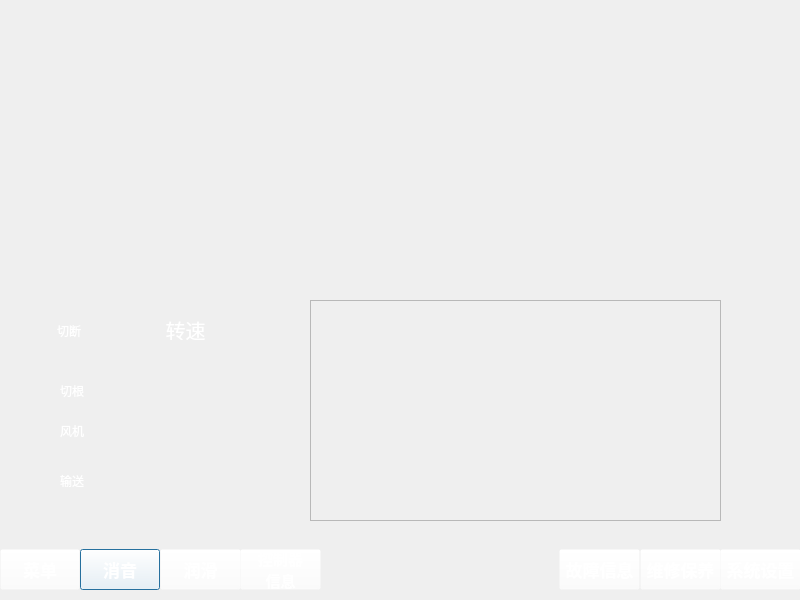
<?xml version="1.0" encoding="UTF-8"?>
<ui version="4.0">
 <class>Dialog</class>
 <widget class="QDialog" name="Dialog">
  <property name="geometry">
   <rect>
    <x>0</x>
    <y>0</y>
    <width>800</width>
    <height>600</height>
   </rect>
  </property>
  <property name="windowTitle">
   <string>Dialog</string>
  </property>
  <property name="styleSheet">
   <string notr="true"/>
  </property>
  <layout class="QGridLayout" name="gridLayout">
   <property name="leftMargin">
    <number>0</number>
   </property>
   <property name="topMargin">
    <number>0</number>
   </property>
   <property name="rightMargin">
    <number>0</number>
   </property>
   <property name="bottomMargin">
    <number>0</number>
   </property>
   <property name="spacing">
    <number>0</number>
   </property>
   <item row="0" column="0">
    <widget class="QStackedWidget" name="stackedWidget">
     <property name="autoFillBackground">
      <bool>true</bool>
     </property>
     <property name="styleSheet">
      <string notr="true">QWidget#sysSetting{image: url(:/images/ui/images/UI_wd/main_set.jpg);}</string>
     </property>
     <widget class="QWidget" name="main">
      <property name="styleSheet">
       <string notr="true">QWidget#main{image: url(:/images/background-image);}</string>
      </property>
      <widget class="QLabel" name="label_260">
       <property name="geometry">
        <rect>
         <x>27</x>
         <y>320</y>
         <width>54</width>
         <height>21</height>
        </rect>
       </property>
       <property name="styleSheet">
        <string notr="true">color:rgb(255, 255, 255)</string>
       </property>
       <property name="text">
        <string>切断</string>
       </property>
       <property name="alignment">
        <set>Qt::AlignRight|Qt::AlignTrailing|Qt::AlignVCenter</set>
       </property>
      </widget>
      <widget class="QPushButton" name="pushButton_jingyin">
       <property name="geometry">
        <rect>
         <x>80</x>
         <y>549</y>
         <width>80</width>
         <height>41</height>
        </rect>
       </property>
       <property name="font">
        <font>
         <pointsize>13</pointsize>
         <weight>75</weight>
         <bold>true</bold>
        </font>
       </property>
       <property name="styleSheet">
        <string notr="true">background-color: rgba(255, 255, 255, 0);
color: rgb(255, 255, 255);</string>
       </property>
       <property name="text">
        <string>消音</string>
       </property>
       <property name="shortcut">
        <string>F2</string>
       </property>
      </widget>
      <widget class="QPushButton" name="pushButton_info">
       <property name="geometry">
        <rect>
         <x>559</x>
         <y>549</y>
         <width>81</width>
         <height>41</height>
        </rect>
       </property>
       <property name="font">
        <font>
         <pointsize>13</pointsize>
         <weight>75</weight>
         <bold>true</bold>
        </font>
       </property>
       <property name="styleSheet">
        <string notr="true">background-color: rgba(255, 255, 255, 0);
color: rgb(255, 255, 255);</string>
       </property>
       <property name="text">
        <string>故障信息</string>
       </property>
       <property name="iconSize">
        <size>
         <width>48</width>
         <height>48</height>
        </size>
       </property>
       <property name="shortcut">
        <string>F8</string>
       </property>
      </widget>
      <widget class="QPushButton" name="pushButton_weixiu">
       <property name="geometry">
        <rect>
         <x>640</x>
         <y>549</y>
         <width>81</width>
         <height>41</height>
        </rect>
       </property>
       <property name="font">
        <font>
         <pointsize>13</pointsize>
         <weight>75</weight>
         <bold>true</bold>
        </font>
       </property>
       <property name="styleSheet">
        <string notr="true">background-color: rgba(255, 255, 255, 0);
color: rgb(255, 255, 255);</string>
       </property>
       <property name="text">
        <string>维修保养</string>
       </property>
       <property name="iconSize">
        <size>
         <width>48</width>
         <height>48</height>
        </size>
       </property>
       <property name="shortcut">
        <string>1</string>
       </property>
      </widget>
      <widget class="QLabel" name="label_259">
       <property name="geometry">
        <rect>
         <x>30</x>
         <y>380</y>
         <width>54</width>
         <height>21</height>
        </rect>
       </property>
       <property name="styleSheet">
        <string notr="true">color:rgb(255, 255, 255)</string>
       </property>
       <property name="text">
        <string>切根</string>
       </property>
       <property name="alignment">
        <set>Qt::AlignRight|Qt::AlignTrailing|Qt::AlignVCenter</set>
       </property>
      </widget>
      <widget class="QLabel" name="label">
       <property name="geometry">
        <rect>
         <x>140</x>
         <y>320</y>
         <width>91</width>
         <height>20</height>
        </rect>
       </property>
       <property name="font">
        <font>
         <pointsize>15</pointsize>
         <weight>50</weight>
         <bold>false</bold>
        </font>
       </property>
       <property name="styleSheet">
        <string notr="true">color:rgb(255, 255, 255)</string>
       </property>
       <property name="text">
        <string>转速</string>
       </property>
       <property name="alignment">
        <set>Qt::AlignCenter</set>
       </property>
       <property name="wordWrap">
        <bool>false</bool>
       </property>
      </widget>
      <widget class="QPushButton" name="pushButton_menu">
       <property name="geometry">
        <rect>
         <x>0</x>
         <y>549</y>
         <width>80</width>
         <height>41</height>
        </rect>
       </property>
       <property name="font">
        <font>
         <pointsize>13</pointsize>
         <weight>75</weight>
         <bold>true</bold>
        </font>
       </property>
       <property name="styleSheet">
        <string notr="true">background-color: rgba(255, 255, 255, 0);
color: rgb(255, 255, 255);</string>
       </property>
       <property name="text">
        <string>菜单</string>
       </property>
       <property name="shortcut">
        <string>F1</string>
       </property>
      </widget>
      <widget class="QPushButton" name="pushButton_system_set">
       <property name="geometry">
        <rect>
         <x>720</x>
         <y>549</y>
         <width>81</width>
         <height>41</height>
        </rect>
       </property>
       <property name="font">
        <font>
         <pointsize>13</pointsize>
         <weight>75</weight>
         <bold>true</bold>
        </font>
       </property>
       <property name="styleSheet">
        <string notr="true">background-color: rgba(255, 255, 255, 0);
color: rgb(255, 255, 255);</string>
       </property>
       <property name="text">
        <string>系统设置</string>
       </property>
       <property name="shortcut">
        <string>F10</string>
       </property>
      </widget>
      <widget class="QPushButton" name="pushButton_runhua">
       <property name="geometry">
        <rect>
         <x>160</x>
         <y>549</y>
         <width>81</width>
         <height>41</height>
        </rect>
       </property>
       <property name="font">
        <font>
         <pointsize>13</pointsize>
         <weight>75</weight>
         <bold>true</bold>
        </font>
       </property>
       <property name="styleSheet">
        <string notr="true">background-color: rgba(255, 255, 255, 0);
color: rgb(255, 255, 255);</string>
       </property>
       <property name="text">
        <string>润滑</string>
       </property>
       <property name="shortcut">
        <string>F3</string>
       </property>
      </widget>
      <widget class="QFrame" name="vehicle">
       <property name="geometry">
        <rect>
         <x>310</x>
         <y>300</y>
         <width>411</width>
         <height>221</height>
        </rect>
       </property>
       <property name="styleSheet">
        <string notr="true">QFrame#vehicle{image: url(:/images/vehicles-image);}</string>
       </property>
       <property name="frameShape">
        <enum>QFrame::StyledPanel</enum>
       </property>
       <property name="frameShadow">
        <enum>QFrame::Raised</enum>
       </property>
       <widget class="QLabel" name="label_qieshao_3">
        <property name="geometry">
         <rect>
          <x>330</x>
          <y>0</y>
          <width>101</width>
          <height>41</height>
         </rect>
        </property>
        <property name="text">
         <string/>
        </property>
        <property name="pixmap">
         <pixmap resource="../../HMIFramework.qrc">:/images/ui/images/gzj_new/qxxz_green.png</pixmap>
        </property>
       </widget>
      </widget>
      <widget class="QLabel" name="label_258">
       <property name="geometry">
        <rect>
         <x>30</x>
         <y>420</y>
         <width>54</width>
         <height>21</height>
        </rect>
       </property>
       <property name="styleSheet">
        <string notr="true">color:rgb(255, 255, 255)</string>
       </property>
       <property name="text">
        <string>风机</string>
       </property>
       <property name="alignment">
        <set>Qt::AlignRight|Qt::AlignTrailing|Qt::AlignVCenter</set>
       </property>
      </widget>
      <widget class="QLabel" name="label_261">
       <property name="geometry">
        <rect>
         <x>30</x>
         <y>470</y>
         <width>54</width>
         <height>21</height>
        </rect>
       </property>
       <property name="styleSheet">
        <string notr="true">color:rgb(255, 255, 255)</string>
       </property>
       <property name="text">
        <string>输送</string>
       </property>
       <property name="alignment">
        <set>Qt::AlignRight|Qt::AlignTrailing|Qt::AlignVCenter</set>
       </property>
      </widget>
      <widget class="QPushButton" name="pushButton_io_status">
       <property name="geometry">
        <rect>
         <x>240</x>
         <y>549</y>
         <width>81</width>
         <height>41</height>
        </rect>
       </property>
       <property name="font">
        <font>
         <pointsize>11</pointsize>
         <weight>75</weight>
         <bold>true</bold>
        </font>
       </property>
       <property name="styleSheet">
        <string notr="true">background-color: rgba(255, 255, 255, 0);
color: rgb(255, 255, 255);</string>
       </property>
       <property name="text">
        <string>控制器
信息</string>
       </property>
       <property name="shortcut">
        <string>F4</string>
       </property>
      </widget>
     </widget>
     <widget class="QWidget" name="menu">
      <property name="styleSheet">
       <string notr="true">QWidget#menu{image: url(:/images/ui/images/UI_wd/menu2.jpg);}</string>
      </property>
      <widget class="QLabel" name="label_186">
       <property name="geometry">
        <rect>
         <x>290</x>
         <y>90</y>
         <width>200</width>
         <height>30</height>
        </rect>
       </property>
       <property name="font">
        <font>
         <family>微软雅黑</family>
         <pointsize>14</pointsize>
         <weight>75</weight>
         <bold>true</bold>
        </font>
       </property>
       <property name="styleSheet">
        <string notr="true">color: rgb(255, 255, 255);</string>
       </property>
       <property name="text">
        <string>菜单页面</string>
       </property>
       <property name="alignment">
        <set>Qt::AlignCenter</set>
       </property>
      </widget>
      <widget class="QLabel" name="label_41">
       <property name="geometry">
        <rect>
         <x>310</x>
         <y>140</y>
         <width>200</width>
         <height>30</height>
        </rect>
       </property>
       <property name="font">
        <font>
         <family>微软雅黑</family>
         <pointsize>12</pointsize>
         <weight>75</weight>
         <bold>true</bold>
        </font>
       </property>
       <property name="styleSheet">
        <string notr="true">color: rgb(255, 255, 255);</string>
       </property>
       <property name="text">
        <string> F1 — 设备信息</string>
       </property>
      </widget>
      <widget class="QLabel" name="label_49">
       <property name="geometry">
        <rect>
         <x>310</x>
         <y>240</y>
         <width>200</width>
         <height>30</height>
        </rect>
       </property>
       <property name="font">
        <font>
         <family>微软雅黑</family>
         <pointsize>12</pointsize>
         <weight>75</weight>
         <bold>true</bold>
        </font>
       </property>
       <property name="styleSheet">
        <string notr="true">color: rgb(255, 255, 255);</string>
       </property>
       <property name="text">
        <string>F10 — 返回</string>
       </property>
      </widget>
      <widget class="QLabel" name="label_48">
       <property name="geometry">
        <rect>
         <x>309</x>
         <y>190</y>
         <width>201</width>
         <height>30</height>
        </rect>
       </property>
       <property name="font">
        <font>
         <family>微软雅黑</family>
         <pointsize>12</pointsize>
         <weight>75</weight>
         <bold>true</bold>
        </font>
       </property>
       <property name="styleSheet">
        <string notr="true">color: rgb(255, 255, 255);</string>
       </property>
       <property name="text">
        <string> F2 — 二维码</string>
       </property>
      </widget>
      <widget class="QPushButton" name="pushButton_mainset_F1">
       <property name="geometry">
        <rect>
         <x>0</x>
         <y>550</y>
         <width>80</width>
         <height>41</height>
        </rect>
       </property>
       <property name="font">
        <font>
         <pointsize>16</pointsize>
         <weight>75</weight>
         <bold>true</bold>
        </font>
       </property>
       <property name="styleSheet">
        <string notr="true">background-color: rgba(255, 255, 255, 0);
color: rgb(255, 255, 255);</string>
       </property>
       <property name="text">
        <string>F1</string>
       </property>
       <property name="shortcut">
        <string>F1</string>
       </property>
      </widget>
      <widget class="QPushButton" name="pushButton_mainset_F4">
       <property name="geometry">
        <rect>
         <x>240</x>
         <y>550</y>
         <width>80</width>
         <height>41</height>
        </rect>
       </property>
       <property name="font">
        <font>
         <pointsize>16</pointsize>
         <weight>75</weight>
         <bold>true</bold>
        </font>
       </property>
       <property name="styleSheet">
        <string notr="true">background-color: rgba(255, 255, 255, 0);
color: rgb(255, 255, 255);</string>
       </property>
       <property name="text">
        <string>F4</string>
       </property>
       <property name="shortcut">
        <string>F4</string>
       </property>
      </widget>
      <widget class="QPushButton" name="pushButton_mainset_F10">
       <property name="geometry">
        <rect>
         <x>720</x>
         <y>550</y>
         <width>80</width>
         <height>41</height>
        </rect>
       </property>
       <property name="font">
        <font>
         <pointsize>16</pointsize>
         <weight>75</weight>
         <bold>true</bold>
        </font>
       </property>
       <property name="styleSheet">
        <string notr="true">background-color: rgba(255, 255, 255, 0);
color: rgb(255, 255, 255);</string>
       </property>
       <property name="text">
        <string>F10</string>
       </property>
       <property name="shortcut">
        <string>F10</string>
       </property>
      </widget>
      <widget class="QPushButton" name="pushButton_mainset_F7">
       <property name="geometry">
        <rect>
         <x>480</x>
         <y>550</y>
         <width>80</width>
         <height>41</height>
        </rect>
       </property>
       <property name="font">
        <font>
         <pointsize>16</pointsize>
         <weight>75</weight>
         <bold>true</bold>
        </font>
       </property>
       <property name="styleSheet">
        <string notr="true">background-color: rgba(255, 255, 255, 0);
color: rgb(255, 255, 255);</string>
       </property>
       <property name="text">
        <string>F7</string>
       </property>
       <property name="shortcut">
        <string>F7</string>
       </property>
      </widget>
      <widget class="QPushButton" name="pushButton_mainset_F6">
       <property name="geometry">
        <rect>
         <x>400</x>
         <y>550</y>
         <width>80</width>
         <height>41</height>
        </rect>
       </property>
       <property name="font">
        <font>
         <pointsize>16</pointsize>
         <weight>75</weight>
         <bold>true</bold>
        </font>
       </property>
       <property name="styleSheet">
        <string notr="true">background-color: rgba(255, 255, 255, 0);
color: rgb(255, 255, 255);</string>
       </property>
       <property name="text">
        <string>F6</string>
       </property>
       <property name="shortcut">
        <string>F6</string>
       </property>
      </widget>
      <widget class="QPushButton" name="pushButton_mainset_F3">
       <property name="geometry">
        <rect>
         <x>160</x>
         <y>550</y>
         <width>80</width>
         <height>41</height>
        </rect>
       </property>
       <property name="font">
        <font>
         <pointsize>16</pointsize>
         <weight>75</weight>
         <bold>true</bold>
        </font>
       </property>
       <property name="styleSheet">
        <string notr="true">background-color: rgba(255, 255, 255, 0);
color: rgb(255, 255, 255);</string>
       </property>
       <property name="text">
        <string>F3</string>
       </property>
       <property name="shortcut">
        <string>F3</string>
       </property>
      </widget>
      <widget class="QPushButton" name="pushButton_mainset_F5">
       <property name="geometry">
        <rect>
         <x>320</x>
         <y>550</y>
         <width>80</width>
         <height>41</height>
        </rect>
       </property>
       <property name="font">
        <font>
         <pointsize>16</pointsize>
         <weight>75</weight>
         <bold>true</bold>
        </font>
       </property>
       <property name="styleSheet">
        <string notr="true">background-color: rgba(255, 255, 255, 0);
color: rgb(255, 255, 255);</string>
       </property>
       <property name="text">
        <string>F5</string>
       </property>
       <property name="shortcut">
        <string>F5</string>
       </property>
      </widget>
      <widget class="QPushButton" name="pushButton_mainset_F2">
       <property name="geometry">
        <rect>
         <x>80</x>
         <y>550</y>
         <width>80</width>
         <height>41</height>
        </rect>
       </property>
       <property name="font">
        <font>
         <pointsize>16</pointsize>
         <weight>75</weight>
         <bold>true</bold>
        </font>
       </property>
       <property name="styleSheet">
        <string notr="true">background-color: rgba(255, 255, 255, 0);
color: rgb(255, 255, 255);</string>
       </property>
       <property name="text">
        <string>F2</string>
       </property>
       <property name="shortcut">
        <string>F2</string>
       </property>
      </widget>
     </widget>
     <widget class="QWidget" name="sysSetting">
      <property name="styleSheet">
       <string notr="true"/>
      </property>
      <widget class="QPushButton" name="pushButton_sub">
       <property name="geometry">
        <rect>
         <x>400</x>
         <y>550</y>
         <width>80</width>
         <height>41</height>
        </rect>
       </property>
       <property name="font">
        <font>
         <pointsize>16</pointsize>
         <weight>75</weight>
         <bold>true</bold>
        </font>
       </property>
       <property name="styleSheet">
        <string notr="true">background-color: rgba(255, 255, 255, 0);
color: rgb(255, 255, 255);</string>
       </property>
       <property name="text">
        <string>减少</string>
       </property>
       <property name="shortcut">
        <string>F6</string>
       </property>
      </widget>
      <widget class="QPushButton" name="pushButton_set2main">
       <property name="geometry">
        <rect>
         <x>720</x>
         <y>550</y>
         <width>80</width>
         <height>41</height>
        </rect>
       </property>
       <property name="font">
        <font>
         <pointsize>16</pointsize>
         <weight>75</weight>
         <bold>true</bold>
        </font>
       </property>
       <property name="styleSheet">
        <string notr="true">background-color: rgba(255, 255, 255, 0);
color: rgb(255, 255, 255);</string>
       </property>
       <property name="text">
        <string>主界面</string>
       </property>
       <property name="shortcut">
        <string>F10</string>
       </property>
      </widget>
      <widget class="QPushButton" name="pushButton_up">
       <property name="geometry">
        <rect>
         <x>80</x>
         <y>550</y>
         <width>80</width>
         <height>41</height>
        </rect>
       </property>
       <property name="font">
        <font>
         <pointsize>16</pointsize>
         <weight>75</weight>
         <bold>true</bold>
        </font>
       </property>
       <property name="styleSheet">
        <string notr="true">background-color: rgba(255, 255, 255, 0);
color: rgb(255, 255, 255);</string>
       </property>
       <property name="text">
        <string>向上</string>
       </property>
       <property name="shortcut">
        <string>F2</string>
       </property>
      </widget>
      <widget class="QPushButton" name="pushButton_right">
       <property name="geometry">
        <rect>
         <x>240</x>
         <y>550</y>
         <width>80</width>
         <height>41</height>
        </rect>
       </property>
       <property name="font">
        <font>
         <pointsize>16</pointsize>
         <weight>75</weight>
         <bold>true</bold>
        </font>
       </property>
       <property name="styleSheet">
        <string notr="true">background-color: rgba(255, 255, 255, 0);
color: rgb(255, 255, 255);</string>
       </property>
       <property name="text">
        <string>向右</string>
       </property>
       <property name="shortcut">
        <string>F4</string>
       </property>
      </widget>
      <widget class="QPushButton" name="pushButton_left">
       <property name="geometry">
        <rect>
         <x>160</x>
         <y>550</y>
         <width>80</width>
         <height>41</height>
        </rect>
       </property>
       <property name="font">
        <font>
         <pointsize>16</pointsize>
         <weight>75</weight>
         <bold>true</bold>
        </font>
       </property>
       <property name="styleSheet">
        <string notr="true">background-color: rgba(255, 255, 255, 0);
color: rgb(255, 255, 255);</string>
       </property>
       <property name="text">
        <string>向左</string>
       </property>
       <property name="shortcut">
        <string>F3</string>
       </property>
      </widget>
      <widget class="QPushButton" name="pushButton_add">
       <property name="geometry">
        <rect>
         <x>320</x>
         <y>550</y>
         <width>80</width>
         <height>41</height>
        </rect>
       </property>
       <property name="font">
        <font>
         <pointsize>16</pointsize>
         <weight>75</weight>
         <bold>true</bold>
        </font>
       </property>
       <property name="styleSheet">
        <string notr="true">background-color: rgba(255, 255, 255, 0);
color: rgb(255, 255, 255);</string>
       </property>
       <property name="text">
        <string>增加</string>
       </property>
       <property name="shortcut">
        <string>F5</string>
       </property>
      </widget>
      <widget class="QPushButton" name="pushButton_sure">
       <property name="geometry">
        <rect>
         <x>640</x>
         <y>550</y>
         <width>80</width>
         <height>41</height>
        </rect>
       </property>
       <property name="font">
        <font>
         <pointsize>16</pointsize>
         <weight>75</weight>
         <bold>true</bold>
        </font>
       </property>
       <property name="styleSheet">
        <string notr="true">background-color: rgba(255, 255, 255, 0);
color: rgb(255, 255, 255);</string>
       </property>
       <property name="text">
        <string>确认</string>
       </property>
       <property name="shortcut">
        <string>1</string>
       </property>
      </widget>
      <widget class="QPushButton" name="pushButton_down">
       <property name="geometry">
        <rect>
         <x>0</x>
         <y>550</y>
         <width>80</width>
         <height>41</height>
        </rect>
       </property>
       <property name="font">
        <font>
         <pointsize>16</pointsize>
         <weight>75</weight>
         <bold>true</bold>
        </font>
       </property>
       <property name="styleSheet">
        <string notr="true">background-color: rgba(255, 255, 255, 0);
color: rgb(255, 255, 255);</string>
       </property>
       <property name="text">
        <string>向下</string>
       </property>
       <property name="shortcut">
        <string>F1</string>
       </property>
      </widget>
      <widget class="QLabel" name="label_35">
       <property name="geometry">
        <rect>
         <x>90</x>
         <y>90</y>
         <width>51</width>
         <height>41</height>
        </rect>
       </property>
       <property name="font">
        <font>
         <family>微软雅黑</family>
         <pointsize>14</pointsize>
         <weight>50</weight>
         <bold>false</bold>
        </font>
       </property>
       <property name="styleSheet">
        <string notr="true">color: rgb(255, 255, 255);</string>
       </property>
       <property name="text">
        <string>设置</string>
       </property>
      </widget>
      <widget class="QLabel" name="label_37">
       <property name="geometry">
        <rect>
         <x>60</x>
         <y>90</y>
         <width>31</width>
         <height>41</height>
        </rect>
       </property>
       <property name="text">
        <string/>
       </property>
       <property name="pixmap">
        <pixmap>:/NEWFILE_QRC/shezhitubiao.png</pixmap>
       </property>
      </widget>
      <widget class="QStackedWidget" name="stackedWidget_2">
       <property name="geometry">
        <rect>
         <x>230</x>
         <y>150</y>
         <width>411</width>
         <height>291</height>
        </rect>
       </property>
       <property name="autoFillBackground">
        <bool>false</bool>
       </property>
       <property name="frameShape">
        <enum>QFrame::StyledPanel</enum>
       </property>
       <widget class="QWidget" name="page_3">
        <property name="styleSheet">
         <string notr="true">background-color: rgb(8, 11, 16);</string>
        </property>
        <widget class="QLabel" name="label_21">
         <property name="geometry">
          <rect>
           <x>160</x>
           <y>40</y>
           <width>91</width>
           <height>31</height>
          </rect>
         </property>
         <property name="font">
          <font>
           <family>微软雅黑</family>
           <pointsize>12</pointsize>
          </font>
         </property>
         <property name="styleSheet">
          <string notr="true">color: rgb(255, 255, 255);</string>
         </property>
         <property name="text">
          <string>当前机型：</string>
         </property>
        </widget>
        <widget class="QFrame" name="frame">
         <property name="geometry">
          <rect>
           <x>140</x>
           <y>180</y>
           <width>71</width>
           <height>21</height>
          </rect>
         </property>
         <property name="frameShape">
          <enum>QFrame::StyledPanel</enum>
         </property>
         <property name="frameShadow">
          <enum>QFrame::Raised</enum>
         </property>
        </widget>
        <widget class="QRadioButton" name="radioButton_11">
         <property name="geometry">
          <rect>
           <x>80</x>
           <y>130</y>
           <width>90</width>
           <height>40</height>
          </rect>
         </property>
         <property name="font">
          <font>
           <family>微软雅黑</family>
           <pointsize>12</pointsize>
          </font>
         </property>
         <property name="styleSheet">
          <string notr="true">color: rgb(255, 255, 255);</string>
         </property>
         <property name="text">
          <string>料斗型</string>
         </property>
        </widget>
        <widget class="QRadioButton" name="radioButton_12">
         <property name="geometry">
          <rect>
           <x>240</x>
           <y>130</y>
           <width>90</width>
           <height>40</height>
          </rect>
         </property>
         <property name="font">
          <font>
           <family>微软雅黑</family>
           <pointsize>12</pointsize>
          </font>
         </property>
         <property name="styleSheet">
          <string notr="true">color: rgb(255, 255, 255);</string>
         </property>
         <property name="text">
          <string>臂架型</string>
         </property>
        </widget>
       </widget>
       <widget class="QWidget" name="page_4"/>
      </widget>
      <widget class="QListWidget" name="listWidget">
       <property name="geometry">
        <rect>
         <x>60</x>
         <y>150</y>
         <width>133</width>
         <height>259</height>
        </rect>
       </property>
       <property name="font">
        <font>
         <pointsize>16</pointsize>
         <kerning>true</kerning>
        </font>
       </property>
       <property name="gridSize">
        <size>
         <width>0</width>
         <height>35</height>
        </size>
       </property>
       <item>
        <property name="text">
         <string>机型选择</string>
        </property>
        <property name="textAlignment">
         <set>AlignCenter</set>
        </property>
        <property name="background">
         <brush brushstyle="NoBrush">
          <color alpha="255">
           <red>16</red>
           <green>16</green>
           <blue>16</blue>
          </color>
         </brush>
        </property>
        <property name="foreground">
         <brush brushstyle="NoBrush">
          <color alpha="255">
           <red>255</red>
           <green>255</green>
           <blue>255</blue>
          </color>
         </brush>
        </property>
       </item>
       <item>
        <property name="text">
         <string>润滑时长</string>
        </property>
        <property name="textAlignment">
         <set>AlignCenter</set>
        </property>
        <property name="foreground">
         <brush brushstyle="NoBrush">
          <color alpha="255">
           <red>255</red>
           <green>255</green>
           <blue>255</blue>
          </color>
         </brush>
        </property>
       </item>
       <item>
        <property name="text">
         <string>手动/自动</string>
        </property>
        <property name="textAlignment">
         <set>AlignCenter</set>
        </property>
        <property name="foreground">
         <brush brushstyle="NoBrush">
          <color alpha="255">
           <red>255</red>
           <green>255</green>
           <blue>255</blue>
          </color>
         </brush>
        </property>
       </item>
       <item>
        <property name="text">
         <string>倾角设置</string>
        </property>
        <property name="textAlignment">
         <set>AlignCenter</set>
        </property>
        <property name="foreground">
         <brush brushstyle="NoBrush">
          <color alpha="255">
           <red>255</red>
           <green>255</green>
           <blue>255</blue>
          </color>
         </brush>
        </property>
       </item>
       <item>
        <property name="text">
         <string>参数标定</string>
        </property>
        <property name="textAlignment">
         <set>AlignCenter</set>
        </property>
        <property name="background">
         <brush brushstyle="NoBrush">
          <color alpha="255">
           <red>255</red>
           <green>255</green>
           <blue>255</blue>
          </color>
         </brush>
        </property>
        <property name="foreground">
         <brush brushstyle="NoBrush">
          <color alpha="255">
           <red>255</red>
           <green>255</green>
           <blue>255</blue>
          </color>
         </brush>
        </property>
       </item>
      </widget>
     </widget>
    </widget>
   </item>
  </layout>
 </widget>
 <resources>
  <include location="../../HMIFramework.qrc"/>
 </resources>
 <connections/>
</ui>
